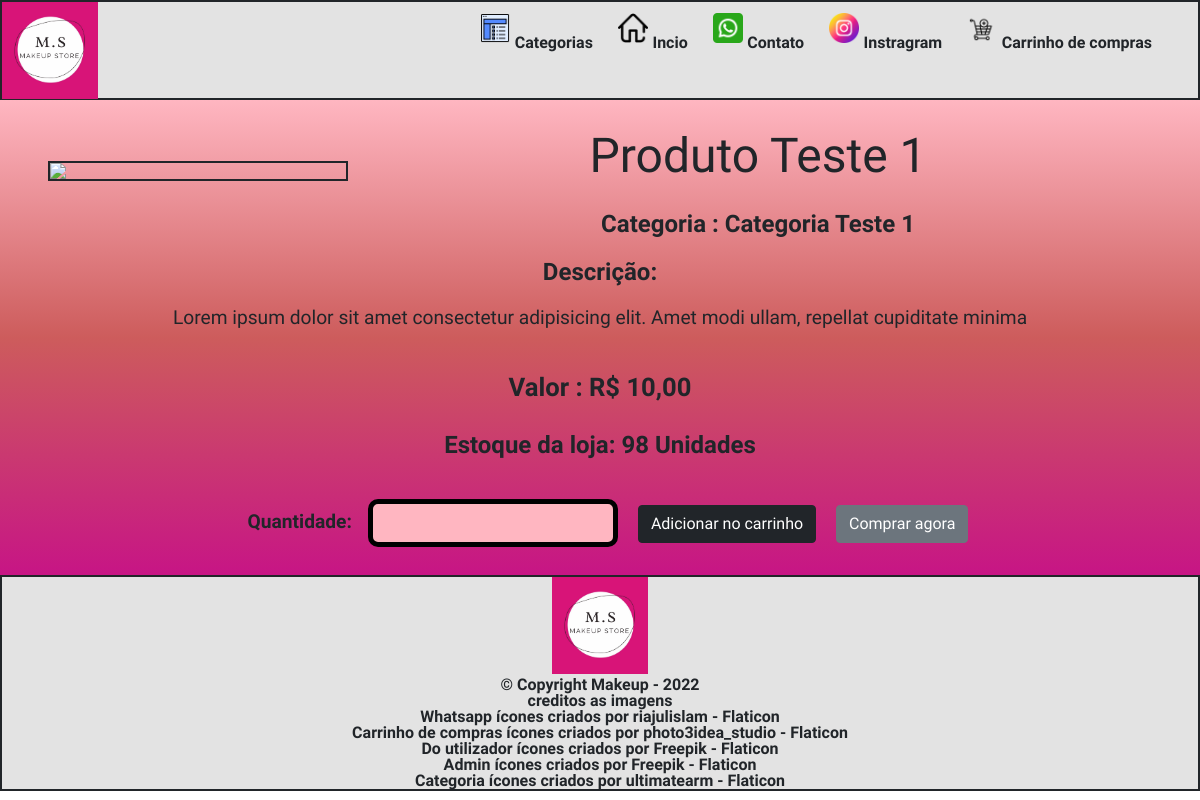
Before: /produto/1 with the older database file.
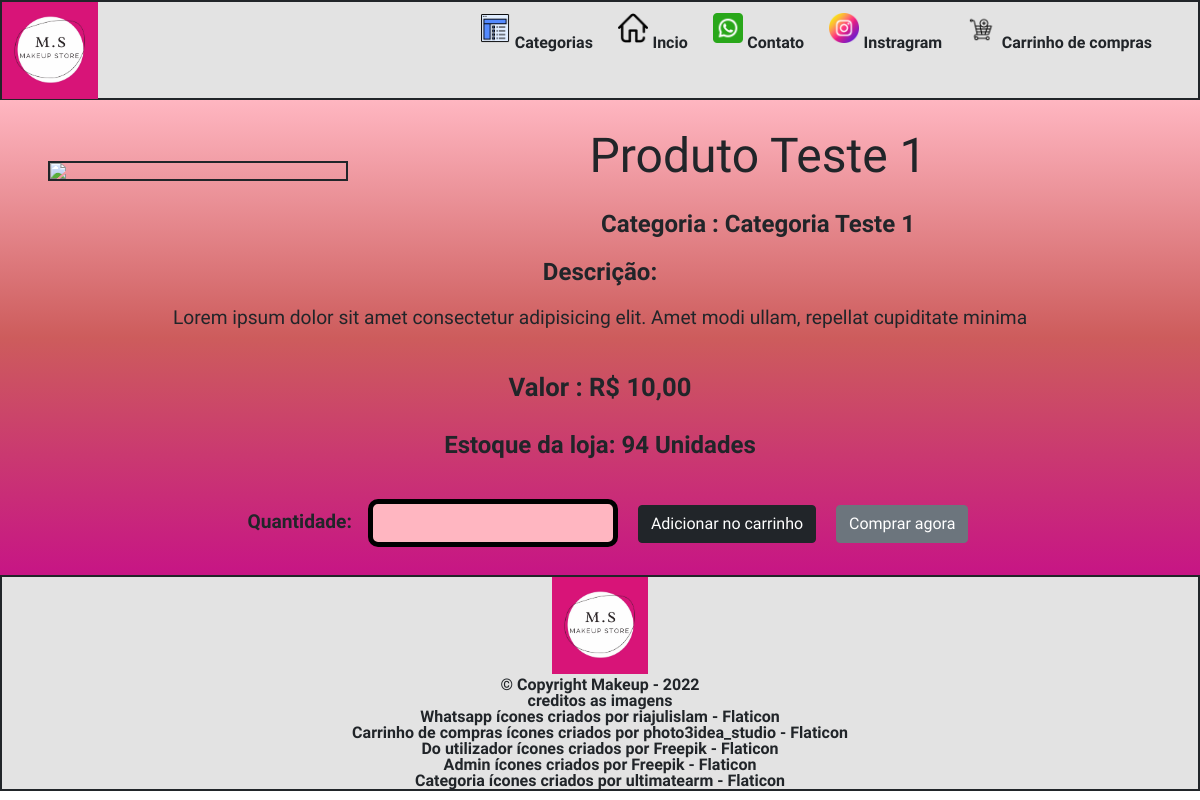
After: the same page with the newer database file.
### apps/Produtos/models.py (models this page shows, shortened)
class Produtos(models.Model):
    nome_produto = models.CharField(max_length=240)
    categoria = models.ForeignKey(Categoria, on_delete=models.CASCADE)
    preco = models.DecimalField(max_digits=100, decimal_places=2)
    descricao = models.TextField(max_length=240)
    estoque = models.IntegerField()
    imagem_produto = models.ImageField(upload_to='produtos/%d', blank=True)
    ativo = models.BooleanField(default=True)
    data_de_criacao = models.DateTimeField(default=datetime.now, blank=True)
    promocao = models.BooleanField(default=False)
    oferta = models.BooleanField(default=False)
    aparecer_no_desteque = models.BooleanField(default=False)

class Categoria(models.Model):
    nome = models.CharField(max_length=240)
    publicada = models.BooleanField(default=True)

### apps/Produtos/views.py (the view)
# urls.py: path('produto/<int:id>',views.produtos,name='produto'),
def produtos(request, id):
    produto_espfico = get_object_or_404(Produtos, pk=id)
    dados = {
        'produto': produto_espfico,
    }
    return render(request, 'produtos/produto.html', dados)

### templates/produtos/produto.html (shortened to what this page needs)
{% extends 'base.html' %}
{% load static %}
{% block content %}
{% include 'partials/_menu.html' %}
	<main>
		{% include 'partials/_produto.html' %}
			<form action="{% url 'adicionar' produto.id %}" class="for-comprar">
				<label class="quantidade-inp"> Quantidade:</label><input type="number" name="quantidade" min=1 max={{produto.estoque}} class="input-compra" required></label>
				<input type="submit" value="Adicionar no carrinho" class="btn btn-dark" style="margin: 1rem">
				<button onclick="exibirpagina()" class="btn btn-secondary">Comprar agora</button>
			</form>
	</main>
{% endblock %}

### templates/partials/_produto.html
{% load static %}
{% if produto.imagem_produto == '' %}
			<img src="{% static 'icones/SemImagem.bmp' %}"class="imagem-produto">
		{% else %}
			<img src="{{ produto.imagem_produto.url }}" class="imagem-produto">
		{% endif %}
		<section class="sessao-descricao">
			<h1 class="titulo-produto">{{ produto.nome_produto }}</h1>
			<h2 class="categoria-produto">Categoria : {{ produto.categoria }}</h2>
			<h2 class="titulo-descricao">Descrição: </h2>
			<p class="descricao-produto">{{ produto.descricao }}</p>
			<h2 class="preco-produto"> Valor : R$ {{ produto.preco }}</h2>
			<h2 class="quantidade-produto">Estoque da loja: {{produto.estoque}} Unidades</h2>

Changed rows visible on the page:
changed Produtos "Produto Teste 1": estoque "98" → "94"
